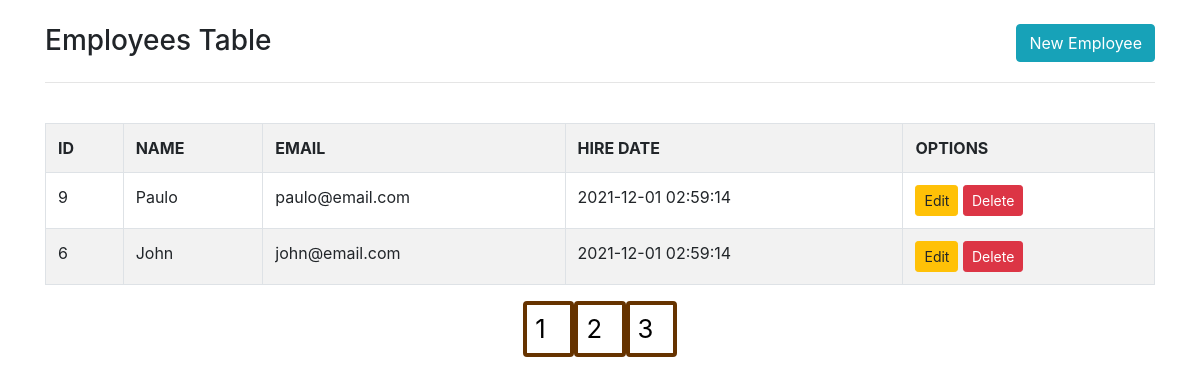
Screenshot of /?page=3&per-page=5 with the database file from the repository.
### tables this page shows
CREATE TABLE `employee` (
  `emp_id` int(15) NOT NULL,
  `emp_name` varchar(255) DEFAULT NULL,
  `emp_email` varchar(255) DEFAULT NULL,
  `emp_hire_date` timestamp NOT NULL DEFAULT current_timestamp() ON UPDATE current_timestamp()
);

### layout/pagination.php (called while the page is built)
<?php
include_once("./database/config.php");
$page = isset($_GET['page']) ? (int) $_GET['page'] : 1;
$perPage = isset($_GET['per-page']) && $_GET['per-page'] <= 50 ? (int) $_GET['per-page'] : 5;
$start = ($page > 1) ? ($page * $perPage) - $perPage : 0;
$employees = $dbConnection->prepare("SELECT SQL_CALC_FOUND_ROWS * FROM employee ORDER BY emp_id DESC LIMIT {$start}, {$perPage}");
$employees->execute();
$employees = $employees->fetchAll(PDO::FETCH_ASSOC);
$total = $dbConnection->query("SELECT FOUND_ROWS() as total")->fetch()['total'];
$pages = ceil($total / $perPage);

### index.php (the view, shortened to what this page needs)
<?php
require_once("./layout/master_head.php");
?>
<body>
    <?php
    include_once("./database/config.php");
    include_once("./layout/pagination.php");
    ?>
    <div class="container">
        <div class="row">
            <div class="col-md-12">
                <div class="d-flex justify-content-between mt-4">
                    <div>
                        <h3>Employees Table</h3>
                    </div>
                    <div>
                        <a class="btn btn-info text-white" href="./create.php">New Employee</a>
                    </div>
                </div>
                <hr>
            </div>
            <div class="col-md-12 mt-4">
                <table class="table table-striped table-hover table-bordered">
                    <tr>
                        <th>ID</th>
                        <th>NAME</th>
                        <th>EMAIL</th>
                        <th>HIRE DATE</th>
                        <th>OPTIONS</th>
                    </tr>
                    <?php
                    foreach ($employees as $row) :
                    ?>
                        <tr id="<?php echo $row['emp_id']; ?>">
                            <td><?php echo $row['emp_id']; ?></td>
                            <td><?php echo $row['emp_name']; ?></td>
                            <td><?php echo $row['emp_email']; ?></td>
                            <td><?php echo $row['emp_hire_date']; ?></td>
                            <td>
                                <a class="btn btn-warning btn-sm" href="./edit.php?emp_id=<?php echo $row['emp_id']; ?>">Edit</a>
                                <button class="btn btn-danger btn-sm remove">Delete</button>
                            </td>
                        </tr>
                    <?php
                    endforeach;
                    ?>
                </table>
            </div>
            <div class="col-md-12">
                <div class="row d-flex justify-content-center">
                    <?php for ($x = 1; $x <= $pages; $x++) : ?>
                        <ul class="pagination">
                            <li class="page-item">
                                <a class="page-link" href="?page=<?php echo $x; ?>&per-page=<?php echo $perPage; ?>">
                                    <?php echo $x; ?>
                                </a>
                            </li>
                        </ul>
                    <?php endfor; ?>
                </div>
            </div>
        </div>
    </div>
    <?php
    include_once("./layout/master_footer.php");
    ?>

### css/style.css (style rules this page uses)
.pagination > li > a { text-decoration: none; display: block; border: 4px solid #663300; color: #000; font-weight: 400; font-size: 1.6em; border-radius: 10px; width: 2em; height: auto; padding: 8px; }

### rows the page displays
employee: emp_id "9", emp_name "Paulo", emp_email "paulo@email.com", emp_hire_date "2021-12-01 02:59:14"
employee: emp_id "6", emp_name "John", emp_email "john@email.com", emp_hire_date "2021-12-01 02:59:14"
